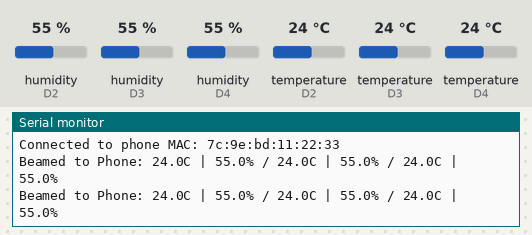
The sketch below on a simulated Arduino Nano 33 IoT. On the bench: the last lines printed to the serial monitor. The test bench sets the inputs (shaded band); at power-on: humidity (sensors on D2, D3, D4) 55 %, temperature (sensors on D2, D3, D4) 24 °C. Nothing arrives over Bluetooth unless stated; a phone connects over Bluetooth LE 3 s after start.

Above: at 6.3 s.
6.4 s: humidity (sensor on D2) set to 22 %
At 8.3 s:
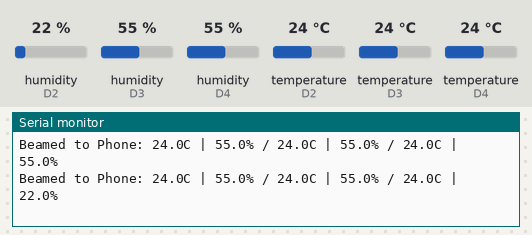
10.2 s: humidity (sensor on D3) set to 22 %
At 11.4 s:
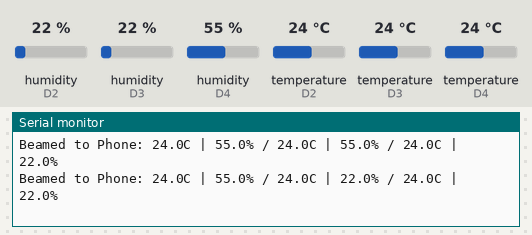
14.0 s: humidity (sensor on D4) set to 22 %
At 16.5 s:
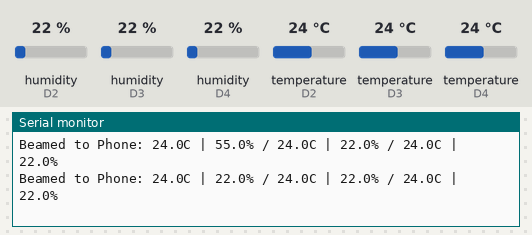
17.8 s: temperature (sensor on D2) set to 12 °C
At 18.4 s:
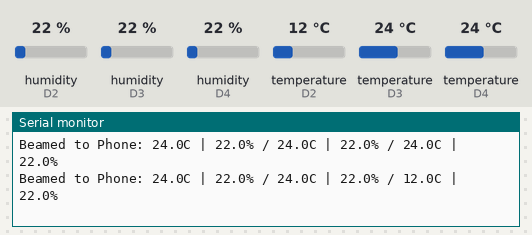
21.6 s: temperature (sensor on D3) set to 12 °C
At 23.4 s:
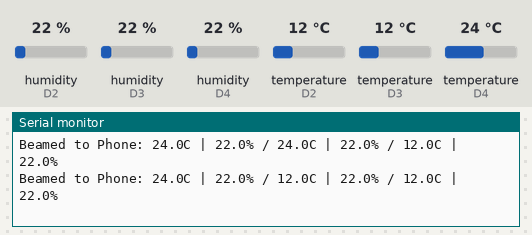
25.4 s: temperature (sensor on D4) set to 12 °C
At 26.5 s:
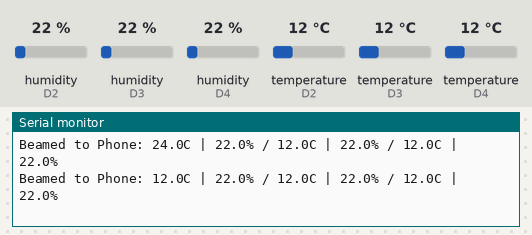

Measured:
- after the input at 6.4 s, the serial monitor: prints a new line after 1.6 s (image 1)
- after the input at 10.2 s, the serial monitor: prints a new line after 0.32 s (image 2)
- after the input at 14.0 s, the serial monitor: prints a new line after 1.5 s (image 3)
- after the input at 17.8 s, the serial monitor: prints a new line after 0.22 s (image 4)
- after the input at 21.6 s, the serial monitor: prints a new line after 1.4 s (image 5)
- after the input at 25.4 s, the serial monitor: prints a new line after 0.12 s (image 6)

The sketch:

01_Basic_Sensor_Test.ino
```cpp
// 1. Include Sensors and Bluetooth Libraries
#include "DHT.h"
#include <ArduinoBLE.h>

// 2. Hardware Setup
#define ROOT_PIN 2
#define FRUIT_PIN 3
#define CANOPY_PIN 4
#define DHTTYPE DHT22

DHT rootSensor(ROOT_PIN, DHTTYPE);
DHT fruitSensor(FRUIT_PIN, DHTTYPE);
DHT canopySensor(CANOPY_PIN, DHTTYPE);

// 3. Create the Bluetooth Service and Data Channels (Characteristics)
// We use custom UUIDs so the phone reads them as standard text
BLEService wandService("19B10000-E8F2-537E-4F6C-D104768A1214");
BLEStringCharacteristic canopyChar("19B10001-E8F2-537E-4F6C-D104768A1214", BLERead | BLENotify, 20);
BLEStringCharacteristic fruitChar("19B10002-E8F2-537E-4F6C-D104768A1214", BLERead | BLENotify, 20);
BLEStringCharacteristic rootChar("19B10003-E8F2-537E-4F6C-D104768A1214", BLERead | BLENotify, 20);

unsigned long previousMillis = 0;

void setup() {
  Serial.begin(9600);

  // Turn on sensors
  rootSensor.begin();
  fruitSensor.begin();
  canopySensor.begin();

  // Boot up the Bluetooth chip
  if (!BLE.begin()) {
    Serial.println("Starting BLE failed! Check board selection.");
    while (1);
  }

  // Name the device exactly what we called it in the report!
  BLE.setLocalName("Smart Wand");
  BLE.setAdvertisedService(wandService);

  // Add the three zones to the broadcast
  wandService.addCharacteristic(canopyChar);
  wandService.addCharacteristic(fruitChar);
  wandService.addCharacteristic(rootChar);
  BLE.addService(wandService);

  // Set initial waiting text
  canopyChar.writeValue("Waiting...");
  fruitChar.writeValue("Waiting...");
  rootChar.writeValue("Waiting...");

  // Start broadcasting to the room
  BLE.advertise();
  Serial.println("Bluetooth Active! Open the nRF Connect app on your phone.");
}

void loop() {
  // Check if a phone has connected to the Wand
  BLEDevice central = BLE.central();

  if (central) {
    Serial.print("Connected to phone MAC: ");
    Serial.println(central.address());

    // While the phone is connected, keep sending data
    while (central.connected()) {
      unsigned long currentMillis = millis();

      // Wait 2.5 seconds between readings (DHT22s need time to process)
      if (currentMillis - previousMillis >= 2500) {
        previousMillis = currentMillis;

        // Read all sensors
        float hc = canopySensor.readHumidity();
        float tc = canopySensor.readTemperature();
        float hf = fruitSensor.readHumidity();
        float tf = fruitSensor.readTemperature();
        float hr = rootSensor.readHumidity();
        float tr = rootSensor.readTemperature();

        // Format the data into clean, short text strings (e.g., "25.5C | 80.2%")
        String canopyStr = String(tc, 1) + "C | " + String(hc, 1) + "%";
        String fruitStr = String(tf, 1) + "C | " + String(hf, 1) + "%";
        String rootStr = String(tr, 1) + "C | " + String(hr, 1) + "%";

        // Push the new text to the Bluetooth channels
        canopyChar.writeValue(canopyStr);
        fruitChar.writeValue(fruitStr);
        rootChar.writeValue(rootStr);

        Serial.println("Beamed to Phone: " + canopyStr + " / " + fruitStr + " / " + rootStr);
      }
    }
    Serial.println("Phone disconnected. Waiting for a new connection...");
  }
}
```
